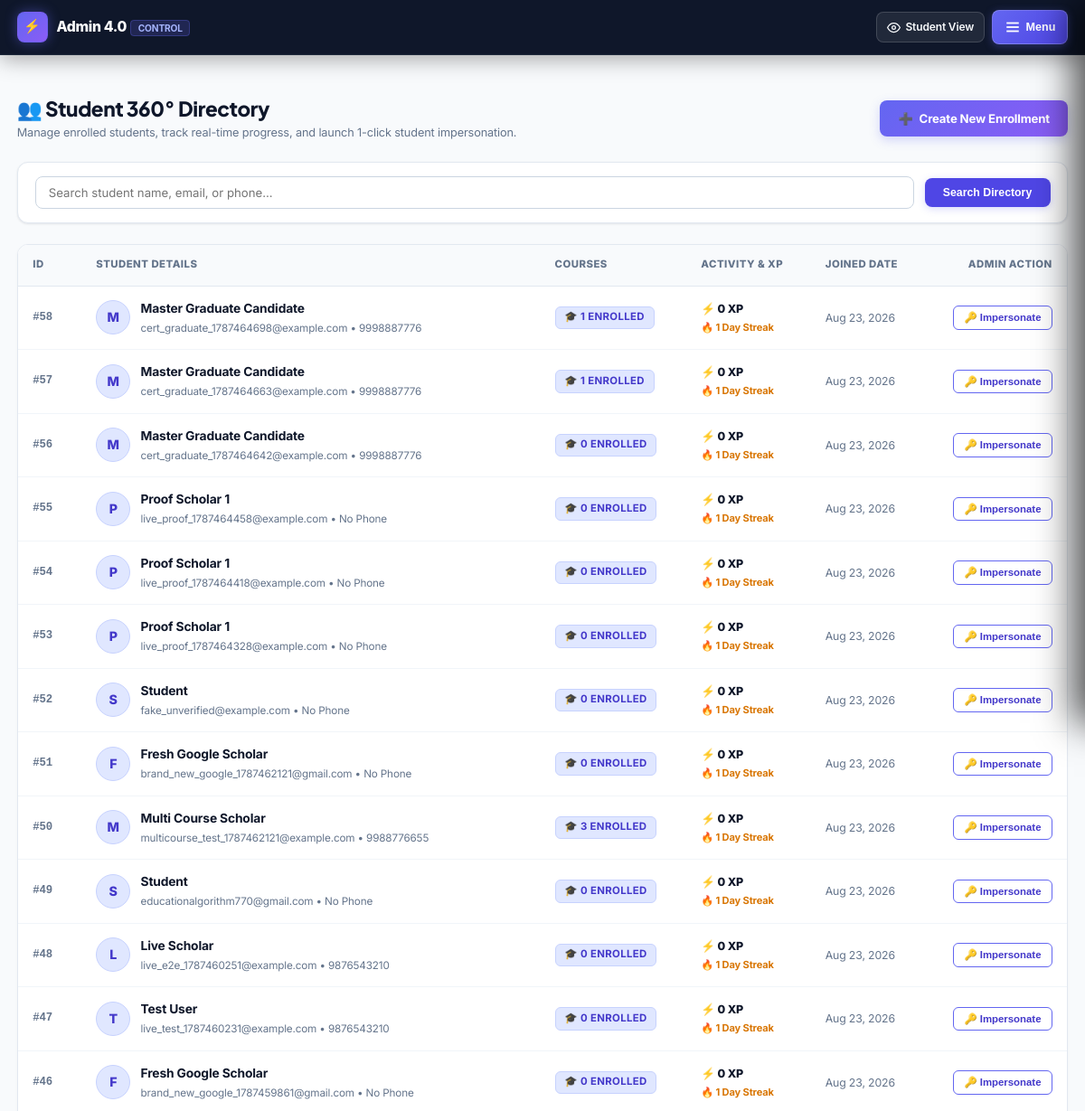
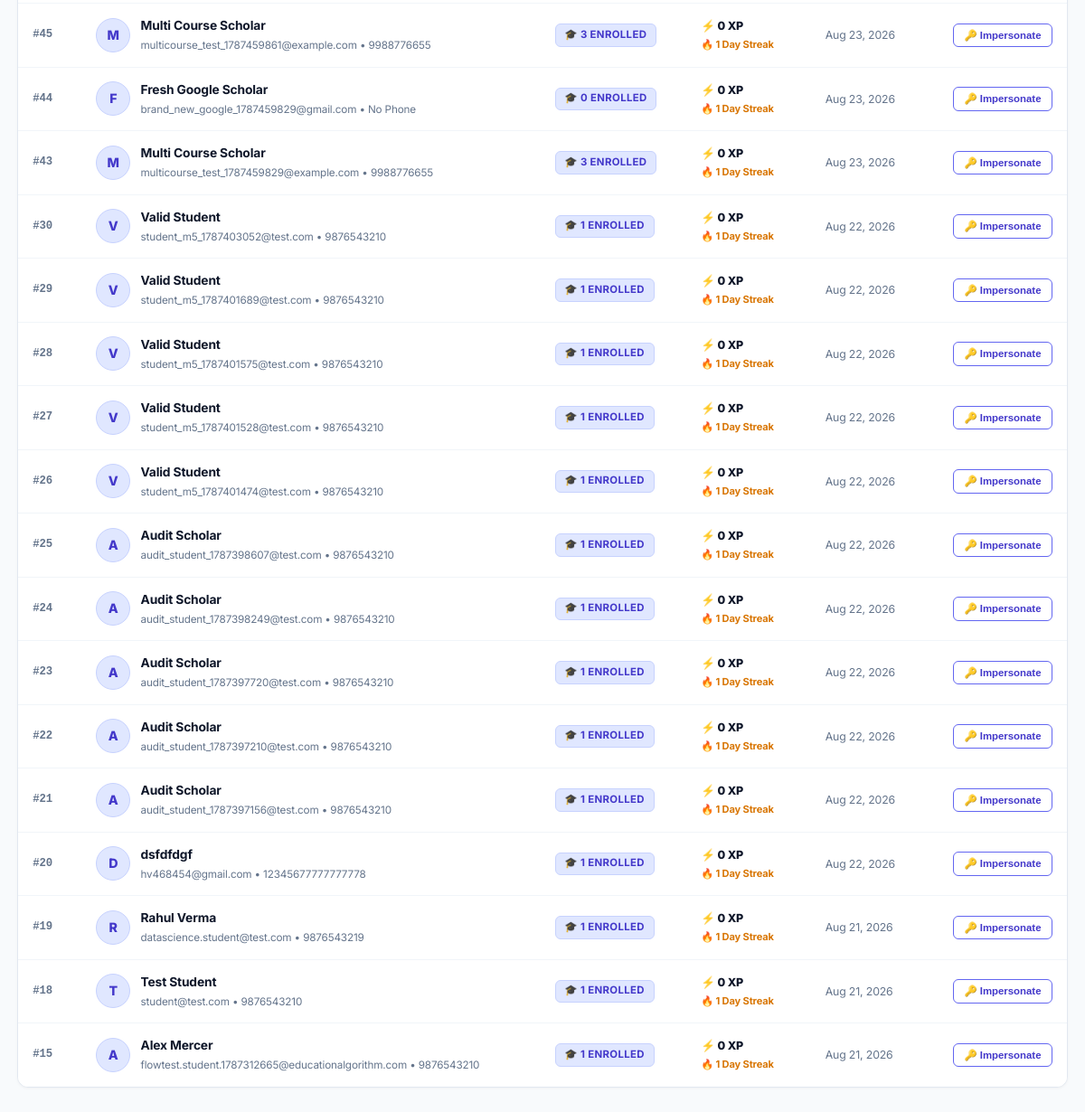
/admin-students.php (signed in), run on the app's committed database (2 pictures, top to bottom).
### tables this page shows
CREATE TABLE `students` (
  `id` int(11) NOT NULL AUTO_INCREMENT,
  `name` varchar(100) NOT NULL,
  `email` varchar(150) NOT NULL,
  `phone` varchar(30) DEFAULT NULL,
  `password` varchar(255) NOT NULL,
  `created_at` timestamp NOT NULL DEFAULT current_timestamp(),
  `status` varchar(20) NOT NULL DEFAULT 'active',
  PRIMARY KEY (`id`),
  UNIQUE KEY `email` (`email`),
  KEY `idx_students_email` (`email`)
);

### includes/validation.php (called while the page is built, shortened)
<?php
if (!defined('APP_VALIDATION_LOADED')) {
    function clean_text(?string $input, int $maxLength = 255): string {
        $cleaned = str_replace(chr(0), '', $input);
        $cleaned = strip_tags($cleaned);
        $cleaned = trim($cleaned);
        return $cleaned;
    }
}

### config.php (called while the page is built, shortened)
<?php
require_once __DIR__ . '/includes/validation.php';
function e($str) {
    return htmlspecialchars($str ?? '', ENT_QUOTES, 'UTF-8');
}

### admin-students.php (the view, shortened to what this page needs)
<?php
require_once __DIR__ . "/config.php";
require_once __DIR__ . "/includes/auth.php";
$search = clean_text($_GET['q'] ?? '', 100);
$whereClauses = [];
$params = [];
$whereSql = !empty($whereClauses) ? "WHERE " . implode(" AND ", $whereClauses) : "";
$studentsQuery = "
    SELECT
        s.id,
        s.name,
        s.email,
        s.phone,
        s.created_at,
        COALESCE(st.current_streak, 1) as streak,
        COALESCE(SUM(l.xp_earned), 0) as total_xp,
        COUNT(DISTINCT e.id) as enrolled_courses_count
    FROM students s
    LEFT JOIN student_streaks st ON s.id = st.student_id
    LEFT JOIN student_activity_log l ON s.id = l.student_id
    LEFT JOIN enrollments e ON s.id = e.student_id AND (e.payment_status = 'paid' OR e.status = 'active')
    {$whereSql}
    GROUP BY s.id, s.name, s.email, s.phone, s.created_at, st.current_streak
    ORDER BY s.id DESC
";
$stmtStudents = $pdo->prepare($studentsQuery);
$stmtStudents->execute($params);
$studentsList = $stmtStudents->fetchAll();
?>
<!DOCTYPE html>
<html lang="en">
<head>
    <link rel="stylesheet" href="css/student.css?v=12.0">
</head>
<body>
    <div class="admin-app-wrapper">
        <?php include __DIR__ . "/admin-nav.php"; ?>
        <main class="app-container" style="max-width: 1400px; margin: 0 auto; padding: 1.5rem 1.25rem 4rem;">
            <header class="admin-header admin-header-flex" style="display: flex; align-items: center; justify-content: space-between; flex-wrap: wrap; gap: 1rem; margin-bottom: 1.5rem;">
                <div>
                    <h1 style="font-size: 1.5rem; font-weight: 800; color: #0f172a; margin: 0;">👥 Student 360° Directory</h1>
                    <p style="font-size: 0.85rem; color: #64748b; margin: 0.2rem 0 0;">Manage enrolled students, track real-time progress, and launch 1-click student impersonation.</p>
                </div>
                <div>
                    <a href="admin-create-enrollment.php" class="btn btn-primary" style="padding: 0.65rem 1.35rem; font-weight: 700; font-size: 0.88rem; background: linear-gradient(135deg, #6366f1, #8b5cf6); border: none; text-decoration: none; display: inline-flex; align-items: center; gap: 0.45rem; border-radius: 8px; box-shadow: 0 4px 12px rgba(99, 102, 241, 0.25);">
                        <span>➕</span> Create New Enrollment
                    </a>
                </div>
            </header>
            <div class="card" style="margin-bottom: 1.5rem; padding: 1rem 1.25rem; border-radius: 12px; background: #ffffff; border: 1px solid #e2e8f0;">
                <form method="GET" class="search-form-flex" style="display: flex; gap: 0.75rem; align-items: center; flex-wrap: wrap;">
                    <input type="text" name="q" value="<?php echo e($search); ?>" placeholder="Search student name, email, or phone..." style="flex: 1; min-width: 240px; padding: 0.6rem 0.95rem; border-radius: 8px; border: 1px solid #cbd5e1; font-size: 0.88rem;">
                    <button type="submit" class="btn btn-primary" style="padding: 0.6rem 1.35rem; font-weight: 700; background: #4f46e5; border: none; border-radius: 8px;">Search Directory</button>
                </form>
            </div>
            <div class="table-responsive-box">
                <table class="student-table">
                    <thead>
                        <tr>
                            <th style="width: 70px;">ID</th>
                            <th>Student Details</th>
                            <th>Courses</th>
                            <th>Activity & XP</th>
                            <th>Joined Date</th>
                            <th style="text-align: right;">Admin Action</th>
                        </tr>
                    </thead>
                    <tbody>
                        <?php if (empty($studentsList)): ?>
                            <tr>
                                <td colspan="6" style="text-align: center; padding: 2.5rem 1rem; color: #64748b;">
                                    No students found matching your criteria.
                                </td>
                            </tr>
                        <?php else: ?>
                            <?php foreach ($studentsList as $st): ?>
                            <tr>
                                <td style="font-weight: 800; color: #64748b; font-family: monospace;">#<?php echo $st['id']; ?></td>
                                <td>
                                    <div style="display: flex; align-items: center; gap: 0.75rem;">
                                        <div style="width: 38px; height: 38px; border-radius: 50%; background: #e0e7ff; color: #4338ca; display: flex; align-items: center; justify-content: center; font-weight: 800; font-size: 0.95rem; flex-shrink: 0; border: 1px solid #c7d2fe;">
                                            <?php echo strtoupper(substr($st['name'], 0, 1)); ?>
                                        </div>
                                        <div>
                                            <div style="font-weight: 700; color: #0f172a; font-size: 0.92rem;"><?php echo e($st['name']); ?></div>
                                            <div style="font-size: 0.78rem; color: #64748b; margin-top: 0.1rem;"><?php echo e($st['email']); ?> • <?php echo e($st['phone'] ?: 'No Phone'); ?></div>
                                        </div>
                                    </div>
                                </td>
                                <td>
                                    <span class="badge" style="background: #e0e7ff; color: #4338ca; font-weight: 700; font-size: 0.76rem; padding: 0.25rem 0.65rem; border-radius: 6px; border: 1px solid #c7d2fe; display: inline-block;">
                                        🎓 <?php echo (int)$st['enrolled_courses_count']; ?> Enrolled
                                    </span>
                                </td>
                                <td>
                                    <div style="font-size: 0.84rem; font-weight: 800; color: #0f172a;">⚡ <?php echo number_format($st['total_xp']); ?> XP</div>
                                    <div style="font-size: 0.74rem; color: #d97706; font-weight: 700; margin-top: 0.15rem;">🔥 <?php echo (int)$st['streak']; ?> Day Streak</div>
                                </td>
                                <td style="font-size: 0.82rem; color: #64748b; white-space: nowrap;">
                                    <?php echo date('M d, Y', strtotime($st['created_at'])); ?>
                                </td>
                                <td style="text-align: right;">
                                    <form method="POST" style="display:inline" onsubmit="return confirm('Log in as this student to verify their dashboard and course view?')">
                                        <button type="submit" class="btn btn-secondary btn-sm" title="Log in as this student to debug view" style="font-size: 0.76rem; padding: 0.35rem 0.75rem; border-color: #6366f1; color: #4338ca; font-weight: 700; border-radius: 6px; background: #fff; cursor: pointer; white-space: nowrap;">
                                            🔑 Impersonate
                                        </button>
                                    </form>
                                </td>
                            </tr>
                            <?php endforeach; ?>
                        <?php endif; ?>
                    </tbody>
                </table>
            </div>
        </main>
    </div>
</body>
</html>

### admin-students.php (style rules this page uses)
.table-responsive-box { width: 100%; overflow-x: auto; -webkit-overflow-scrolling: touch; background: #ffffff; border-radius: 12px; border: 1px solid #e2e8f0; box-shadow: 0 1px 3px rgba(0,0,0,0.04); }
.student-table { width: 100%; min-width: 680px; border-collapse: collapse; text-align: left; }
.student-table th { background: #f8fafc; padding: 0.9rem 1.1rem; font-size: 0.76rem; font-weight: 800; text-transform: uppercase; letter-spacing: 0.04em; color: #64748b; border-bottom: 1px solid #e2e8f0; }
.student-table td { padding: 0.95rem 1.1rem; border-bottom: 1px solid #f1f5f9; vertical-align: middle; }
.student-table tr:last-child td { border-bottom: none; }

### data on the page
students: id "58", name "M", name "Master Graduate Candidate", email "cert_graduate_1787464698@example.com", phone "9998887776", enrolled_courses_count "1", total_xp "0", streak "1", created_at "Aug 23, 2026"
students: id "57", name "M", name "Master Graduate Candidate", email "cert_graduate_1787464663@example.com", phone "9998887776", enrolled_courses_count "1", total_xp "0", streak "1", created_at "Aug 23, 2026"
students: id "56", name "M", name "Master Graduate Candidate", email "cert_graduate_1787464642@example.com", phone "9998887776", enrolled_courses_count "0", total_xp "0", streak "1", created_at "Aug 23, 2026"
students: id "55", name "P", name "Proof Scholar 1", email "live_proof_1787464458@example.com", phone "No Phone", enrolled_courses_count "0", total_xp "0", streak "1", created_at "Aug 23, 2026"
students: id "54", name "P", name "Proof Scholar 1", email "live_proof_1787464418@example.com", phone "No Phone", enrolled_courses_count "0", total_xp "0", streak "1", created_at "Aug 23, 2026"
students: id "53", name "P", name "Proof Scholar 1", email "live_proof_1787464328@example.com", phone "No Phone", enrolled_courses_count "0", total_xp "0", streak "1", created_at "Aug 23, 2026"
students: id "52", name "S", name "Student", email "fake_unverified@example.com", phone "No Phone", enrolled_courses_count "0", total_xp "0", streak "1", created_at "Aug 23, 2026"
students: id "51", name "F", name "Fresh Google Scholar", email "brand_new_google_1787462121@gmail.com", phone "No Phone", enrolled_courses_count "0", total_xp "0", streak "1", created_at "Aug 23, 2026"
students: id "50", name "M", name "Multi Course Scholar", email "multicourse_test_1787462121@example.com", phone "9988776655", enrolled_courses_count "3", total_xp "0", streak "1", created_at "Aug 23, 2026"
students: id "49", name "S", name "Student", email "educationalgorithm770@gmail.com", phone "No Phone", enrolled_courses_count "0", total_xp "0", streak "1", created_at "Aug 23, 2026"
students: id "48", name "L", name "Live Scholar", email "live_e2e_1787460251@example.com", phone "9876543210", enrolled_courses_count "0", total_xp "0", streak "1", created_at "Aug 23, 2026"
students: id "47", name "T", name "Test User", email "live_test_1787460231@example.com", phone "9876543210", enrolled_courses_count "0", total_xp "0", streak "1", created_at "Aug 23, 2026"
students: id "46", name "F", name "Fresh Google Scholar", email "brand_new_google_1787459861@gmail.com", phone "No Phone", enrolled_courses_count "0", total_xp "0", streak "1", created_at "Aug 23, 2026"
students: id "45", name "M", name "Multi Course Scholar", email "multicourse_test_1787459861@example.com", phone "9988776655", enrolled_courses_count "3", total_xp "0", streak "1", created_at "Aug 23, 2026"
students: id "44", name "F", name "Fresh Google Scholar", email "brand_new_google_1787459829@gmail.com", phone "No Phone", enrolled_courses_count "0", total_xp "0", streak "1", created_at "Aug 23, 2026"
students: id "43", name "M", name "Multi Course Scholar", email "multicourse_test_1787459829@example.com", phone "9988776655", enrolled_courses_count "3", total_xp "0", streak "1", created_at "Aug 23, 2026"
students: id "30", name "V", name "Valid Student", email "student_m5_1787403052@test.com", phone "9876543210", enrolled_courses_count "1", total_xp "0", streak "1", created_at "Aug 22, 2026"
students: id "29", name "V", name "Valid Student", email "student_m5_1787401689@test.com", phone "9876543210", enrolled_courses_count "1", total_xp "0", streak "1", created_at "Aug 22, 2026"
students: id "28", name "V", name "Valid Student", email "student_m5_1787401575@test.com", phone "9876543210", enrolled_courses_count "1", total_xp "0", streak "1", created_at "Aug 22, 2026"
students: id "27", name "V", name "Valid Student", email "student_m5_1787401528@test.com", phone "9876543210", enrolled_courses_count "1", total_xp "0", streak "1", created_at "Aug 22, 2026"
students: id "26", name "V", name "Valid Student", email "student_m5_1787401474@test.com", phone "9876543210", enrolled_courses_count "1", total_xp "0", streak "1", created_at "Aug 22, 2026"
students: id "25", name "A", name "Audit Scholar", email "audit_student_1787398607@test.com", phone "9876543210", enrolled_courses_count "1", total_xp "0", streak "1", created_at "Aug 22, 2026"
students: id "24", name "A", name "Audit Scholar", email "audit_student_1787398249@test.com", phone "9876543210", enrolled_courses_count "1", total_xp "0", streak "1", created_at "Aug 22, 2026"
students: id "23", name "A", name "Audit Scholar", email "audit_student_1787397720@test.com", phone "9876543210", enrolled_courses_count "1", total_xp "0", streak "1", created_at "Aug 22, 2026"
students: id "22", name "A", name "Audit Scholar", email "audit_student_1787397210@test.com", phone "9876543210", enrolled_courses_count "1", total_xp "0", streak "1", created_at "Aug 22, 2026"
students: id "21", name "A", name "Audit Scholar", email "audit_student_1787397156@test.com", phone "9876543210", enrolled_courses_count "1", total_xp "0", streak "1", created_at "Aug 22, 2026"
students: id "20", name "D", name "dsfdfdgf", email "hv468454@gmail.com", phone "12345677777777778", enrolled_courses_count "1", total_xp "0", streak "1", created_at "Aug 22, 2026"
students: id "19", name "R", name "Rahul Verma", email "datascience.student@test.com", phone "9876543219", enrolled_courses_count "1", total_xp "0", streak "1", created_at "Aug 21, 2026"
students: id "18", name "T", name "Test Student", email "student@test.com", phone "9876543210", enrolled_courses_count "1", total_xp "0", streak "1", created_at "Aug 21, 2026"
students: id "15", name "A", name "Alex Mercer", email "flowtest.student.1787312665@educationalgorithm.com", phone "9876543210", enrolled_courses_count "1", total_xp "0", streak "1", created_at "Aug 21, 2026"
